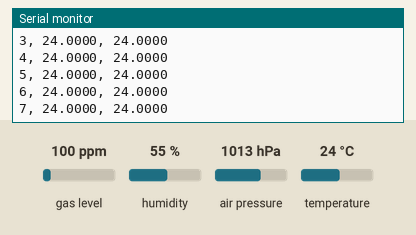
A sketch run on a simulated Arduino Uno, built with avr-gcc and run on an emulated ATmega328P. On the bench: the last lines printed to the serial monitor. Inputs (shaded band) come from the test bench; at power-on: temperature 24 °C, gas level 100 ppm, humidity 55 %, air pressure 1013 hPa.

Above: at 1.2 s.
1.3 s: temperature set to 12 °C
At 1.45 s:
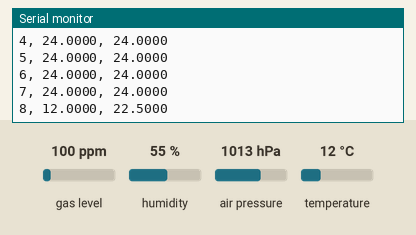
2.8 s: temperature set to 19 °C
At 2.94 s:
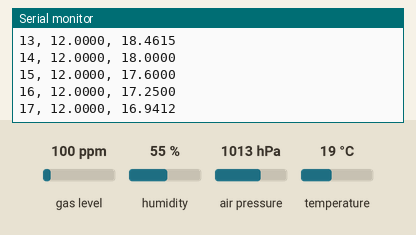
Timing chart, 0 to 5.8 s (numbered marks = the images above; inputs shaded):
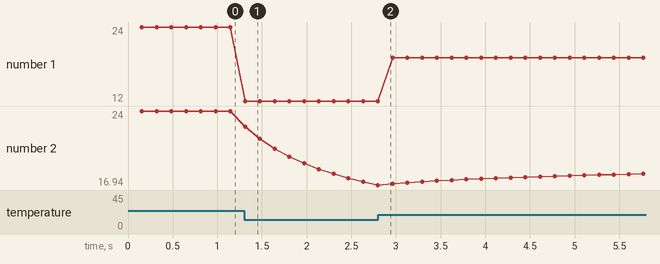

The sketch:

lab1_MA.ino
```cpp
#include <Wire.h>
#include <Adafruit_Sensor.h>
#include <Adafruit_BME680.h>
#include <math.h>
Adafruit_BME680 bme;
const int SAMP = 5000;
const int N = 500;
float buffer[N];
int bufferIndex = 0;
int countInWindow = 0;
double windowSum = 0.0;
float minTemp = 10000.0;
float maxTemp = -10000.0;
double sum = 0.0;
double sumSq = 0.0;
int count = 0;
bool done = false;

void setup() {
  Serial.begin(115200);
  while (!Serial) delay(10);

  Wire.begin();

  if (!bme.begin()) {
    Serial.println("Could not find a valid BME680 sensor, check wiring!");
    while (1);
  }
  bme.setTemperatureOversampling(BME680_OS_1X);
  bme.setHumidityOversampling(BME680_OS_1X);
  bme.setPressureOversampling(BME680_OS_1X);
  bme.setIIRFilterSize(BME680_FILTER_SIZE_0);

  for (int i = 0; i < N; i++) {
    buffer[i] = 0.0;
  }
}

void loop() {
  if (done) return;
  if (!bme.performReading()) {
    Serial.println("Failed to read from BME680");
    return;
  }
  float temp = bme.temperature;
  if (countInWindow == N) {
    windowSum -= buffer[bufferIndex];
  } else {
    countInWindow++;
  }
  buffer[bufferIndex] = temp;
  windowSum += temp;
  bufferIndex = (bufferIndex + 1) % N;
  float updatedTemp = windowSum / countInWindow;
  Serial.print(count + 1);
  Serial.print(", ");
  Serial.print(temp, 4);
  Serial.print(", ");
  Serial.println(updatedTemp, 4);
  if (updatedTemp < minTemp) minTemp = updatedTemp;
  if (updatedTemp > maxTemp) maxTemp = updatedTemp;
  sum += updatedTemp;
  sumSq += (double)updatedTemp * updatedTemp;
  count++;
  if (count >= SAMP) {
    double mean = sum / SAMP;
    double variance = (sumSq / SAMP) - (mean * mean);
    if (variance < 0) variance = 0;
    double stddev = sqrt(variance);
    Serial.print("Min temp: ");
    Serial.println(minTemp, 4);
    Serial.print("Max temp: ");
    Serial.println(maxTemp, 4);
    Serial.print("Mean temp: ");
    Serial.println(mean, 4);
    Serial.print("Std dev: ");
    Serial.println(stddev, 4);
    done = true;
  }
  delay(10);
}
```

Measured:
- after the input at 1.3 s, the serial monitor: prints a new line at once (image 1)
- plotted number 2: 24 → 16.94 after the input at 1.3 s, 16.94 → 18.44 after the input at 2.8 s
